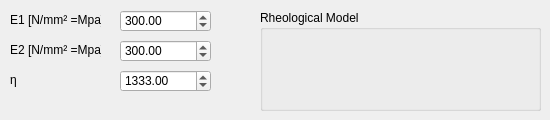
    <widget class="QWidget" name="ZENER">
     <attribute name="title">
      <string>Zener</string>
     </attribute>
     <widget class="QGroupBox" name="RHEO_BOX_ZENER">
      <property name="geometry">
       <rect>
        <x>260</x>
        <y>10</y>
        <width>281</width>
        <height>101</height>
       </rect>
      </property>
      <property name="title">
       <string>Rheological Model</string>
      </property>
      <widget class="QLabel" name="RHEO_ZENER">
       <property name="geometry">
        <rect>
         <x>10</x>
         <y>20</y>
         <width>261</width>
         <height>71</height>
        </rect>
       </property>
       <property name="text">
        <string/>
       </property>
       <property name="pixmap">
        <pixmap>PIC/Rheo_Zener.png</pixmap>
       </property>
       <property name="scaledContents">
        <bool>true</bool>
       </property>
      </widget>
     </widget>
     <widget class="QLabel" name="LABEL_VAL_E1_ZENER">
      <property name="geometry">
       <rect>
        <x>10</x>
        <y>10</y>
        <width>91</width>
        <height>20</height>
       </rect>
      </property>
      <property name="text">
       <string>E1 [N/mm² =Mpa]</string>
      </property>
     </widget>
     <widget class="QLabel" name="LABEL_VAL_ETA_ZENER">
      <property name="geometry">
       <rect>
        <x>10</x>
        <y>70</y>
        <width>91</width>
        <height>20</height>
       </rect>
      </property>
      <property name="text">
       <string>η</string>
      </property>
     </widget>
     <widget class="QDoubleSpinBox" name="VAL_ETA_ZENER">
      <property name="geometry">
       <rect>
        <x>120</x>
        <y>70</y>
        <width>91</width>
        <height>22</height>
       </rect>
      </property>
      <property name="decimals">
       <number>2</number>
      </property>
      <property name="maximum">
       <double>8000.000000000000000</double>
      </property>
      <property name="value">
       <double>1333.000000000000000</double>
      </property>
     </widget>
     <widget class="QDoubleSpinBox" name="VAL_E1_ZENER">
      <property name="geometry">
       <rect>
        <x>120</x>
        <y>10</y>
        <width>91</width>
        <height>22</height>
       </rect>
      </property>
      <property name="decimals">
       <number>2</number>
      </property>
      <property name="maximum">
       <double>8000.000000000000000</double>
      </property>
      <property name="value">
       <double>300.000000000000000</double>
      </property>
     </widget>
     <widget class="QLabel" name="LABEL_VAL_E2_ZENER">
      <property name="geometry">
       <rect>
        <x>10</x>
        <y>40</y>
        <width>91</width>
        <height>20</height>
       </rect>
      </property>
      <property name="text">
       <string>E2 [N/mm² =Mpa]</string>
      </property>
     </widget>
     <widget class="QDoubleSpinBox" name="VAL_E2_ZENER">
      <property name="geometry">
       <rect>
        <x>120</x>
        <y>40</y>
        <width>91</width>
        <height>22</height>
       </rect>
      </property>
      <property name="decimals">
       <number>2</number>
      </property>
      <property name="maximum">
       <double>8000.000000000000000</double>
      </property>
      <property name="value">
       <double>300.000000000000000</double>
      </property>
     </widget>
    </widget>
